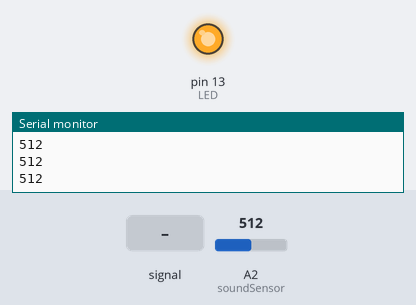
This sketch was run on a simulated Arduino Uno, built with avr-gcc and run on an emulated ATmega328P. On the bench: output pins drawn as LEDs (lit = HIGH), the last lines printed to the serial monitor. The test bench sets the inputs (shaded band); at power-on: A2 (soundSensor) = 512.

Above: at 1.2 s.
1.3 s: A2 (soundSensor) fed a 200 Hz sine of ±460 counts around its level
At 3.1 s:
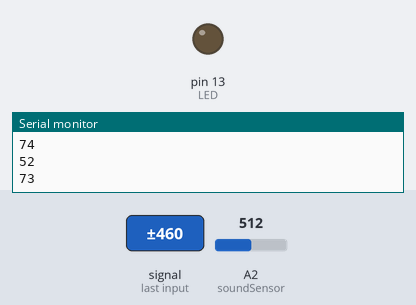
4.3 s: A2 (soundSensor) set to 716
At 5.4 s:
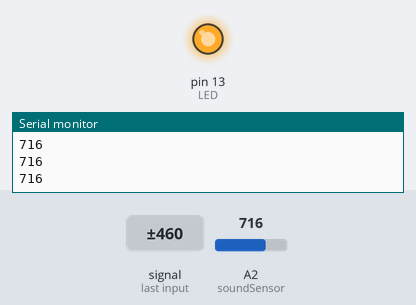
5.8 s: A2 (soundSensor) set to 206
7.3 s: A2 (soundSensor) set to 190
At 8.2 s:
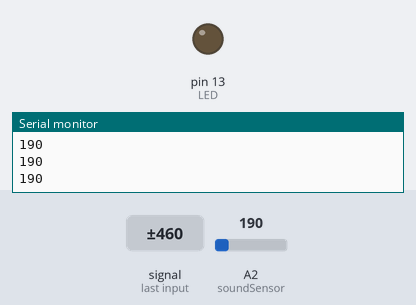
8.8 s: A2 (soundSensor) set to 210
At 9.5 s:
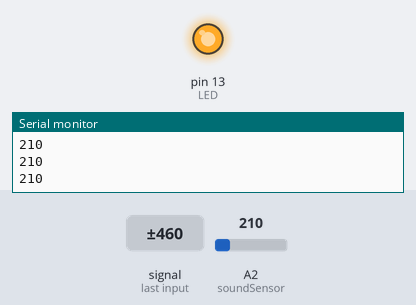
Timing chart, 0 to 11.3 s (numbered marks = the images above; inputs shaded):
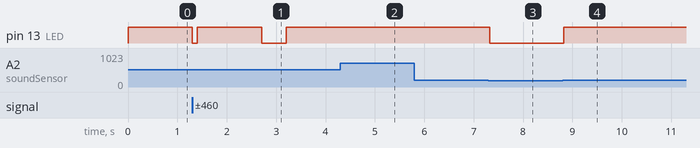

Measured:
- the behaviour switches between 200 and 199 on A2 (soundSensor) (found by bisection; images 2 and 3)
- after the input at 1.3 s, pin 13 (LED): HIGH → LOW at once, → HIGH 0.10 s later, → LOW 1.3 s later, → HIGH 0.50 s later
- after the input at 4.3 s, pin 13 (LED): stays HIGH (without the input it goes to LOW after 0.21 s)
- after the input at 7.3 s, pin 13 (LED): HIGH → LOW at once
- after the input at 8.8 s, pin 13 (LED): LOW → HIGH at once

The sketch:

Sound_Sensor.ino
```cpp
int soundSensor=A2;
int LED=13;

void setup() {
 pinMode(soundSensor,INPUT);
 pinMode(LED,OUTPUT);
 Serial.begin (9600);
}

void loop() {

  int SensorData=analogRead(soundSensor);
  Serial.println(SensorData);
  if(SensorData>=200)
  {
        digitalWrite(LED,HIGH);
        delay(100);
        // digitalWrite(LED,LOW);
    }
    else
    {
        digitalWrite(LED,LOW);
        delay(100);
    }
  }
```
